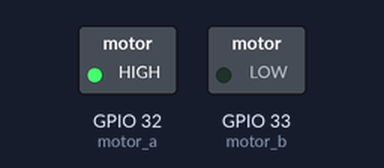
Recording of a program running on a simulated ESP32 board running MicroPython. On the bench: switched loads named in the program (green lamp = pin HIGH). At 4.0 s the program stops and its outputs stay as they are.

Above: at 0.1 s.
At 2.1 s:
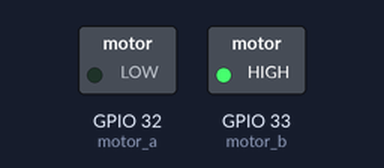
At 4.1 s:
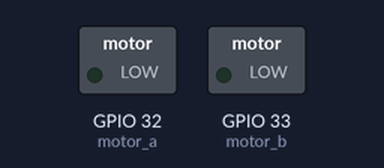
Timing chart, 0 to 5.5 s (numbered marks = the images above):
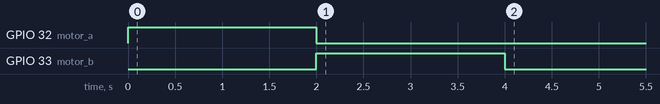

Measured:
- by itself, GPIO 32 (motor_a): LOW → HIGH at 0.00 s, → LOW 2.0 s later
- by itself, GPIO 33 (motor_b): LOW → HIGH at 2.0 s, → LOW 2.0 s later

The program:

TT_motor_single.py
```python
from machine import Pin, PWM
from time import sleep

# Define Pins 12 and 14
motor_a = PWM(Pin(32), freq=500)
motor_b = PWM(Pin(33), freq=500)

def set_speed(speed):
    # L9110 logic: one HIGH (PWM), one LOW
    if speed > 0:
        motor_a.duty(abs(speed))
        motor_b.duty(0)
    elif speed < 0:
        motor_a.duty(0)
        motor_b.duty(abs(speed))
    else:
        motor_a.duty(0)
        motor_b.duty(0)

# Test sequence
# Speed is between -1023 to 1023

set_speed(1023) # Forward
sleep(2)
set_speed(-1023) # Backward
sleep(2)
set_speed(0)
```
